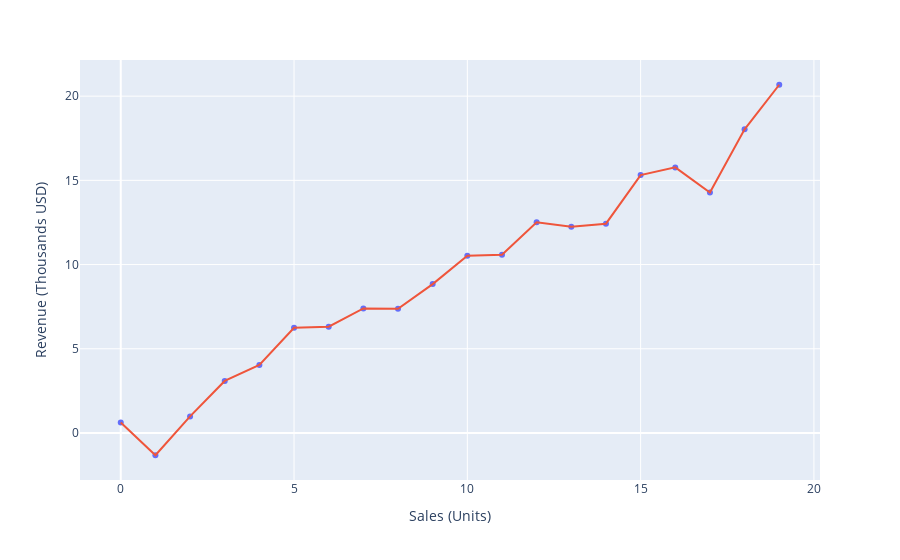

The notebook cell this image was saved under:
### Code cell
# graph it
fig = px.scatter(x=xs[:,0], y= ys, 
                 #trendline = 'ols', 
                labels={'x':'Sales (Units)', 'y':'Revenue (Thousands USD)'})
fig.add_trace(go.Scatter(x=xs[:,0], y= ys, mode = 'lines', showlegend = False))
fig.show()

### Figure 1 — Plotly figure (JSON) as saved in the notebook; plotly's stock layout.template omitted (floating-point values rounded to 4 significant figures)
{"data": [{"hovertemplate": "Sales (Units)=%{x}<br>Revenue (Thousands USD)=%{y}<extra></extra>", "legendgroup": "", "marker": {"color": "#636efa", "symbol": "circle"}, "mode": "markers", "name": "", "orientation": "v", "showlegend": false, "type": "scatter", "x": [0, 1, 2, 3, 4, 5, 6, 7, 8, 9, 10, 11, 12, 13, 14, 15, 16, 17, 18, 19], "xaxis": "x", "y": [0.62, -1.324, 0.9824, 3.088, 4.039, 6.246, 6.311, 7.393, 7.37, 8.839, 10.52, 10.59, 12.51, 12.25, 12.43, 15.31, 15.77, 14.28, 18.03, 20.68], "yaxis": "y"}, {"mode": "lines", "showlegend": false, "type": "scatter", "x": [0, 1, 2, 3, 4, 5, 6, 7, 8, 9, 10, 11, 12, 13, 14, 15, 16, 17, 18, 19], "y": [0.62, -1.324, 0.9824, 3.088, 4.039, 6.246, 6.311, 7.393, 7.37, 8.839, 10.52, 10.59, 12.51, 12.25, 12.43, 15.31, 15.77, 14.28, 18.03, 20.68]}], "layout": {"legend": {"tracegroupgap": 0}, "margin": {"t": 60}, "xaxis": {"anchor": "y", "domain": [0, 1], "title": {"text": "Sales (Units)"}}, "yaxis": {"anchor": "x", "domain": [0, 1], "title": {"text": "Revenue (Thousands USD)"}}}}
